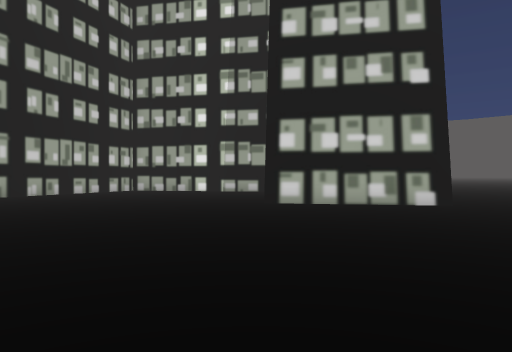
view 1 (above)

20 first-person views from a walk through a scene from a Unity 3-D project. The camera is 1.3 m above the floor, looks level and sees 70° across. The floor is counted in squares, 2 m on a side. Each view is taken from the middle of a square. On the plan, view 1 faces up. The plan holds only what a view shows up to about 11 squares ahead; the rest is blank. The place goes on beyond the plan.

view 2
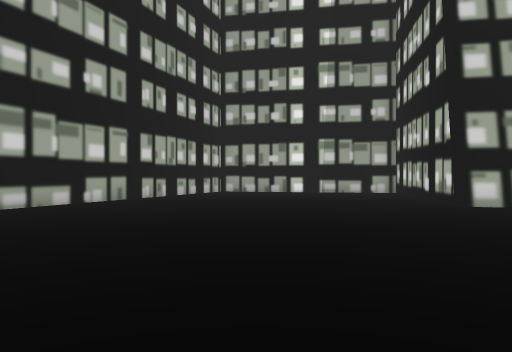

view 3
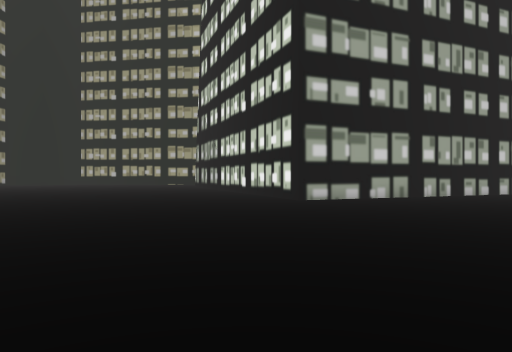

view 4
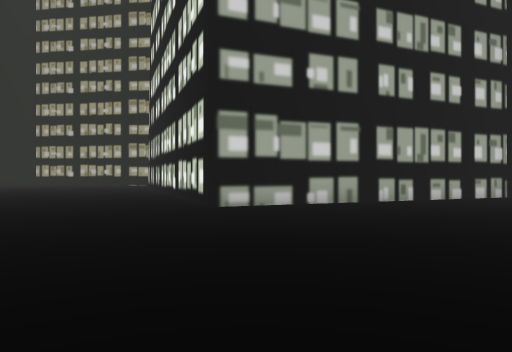

view 5
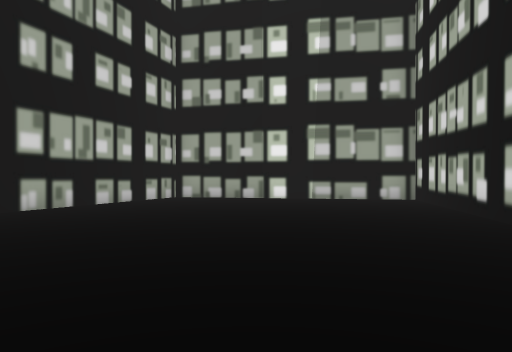

view 6
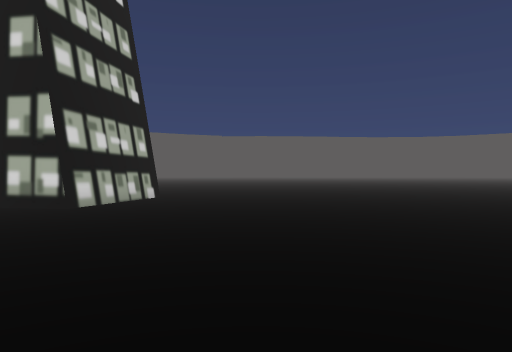

view 7
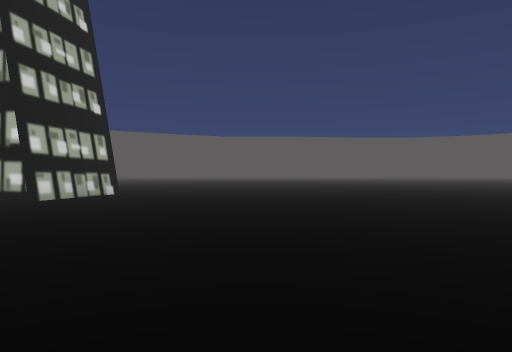

view 8
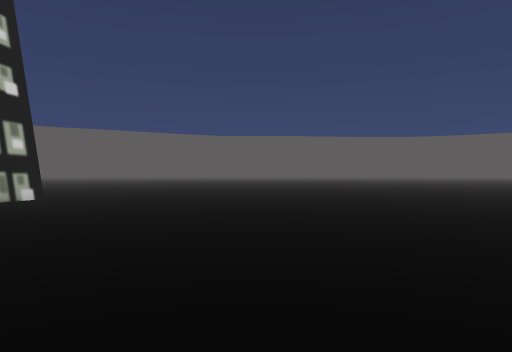

view 9
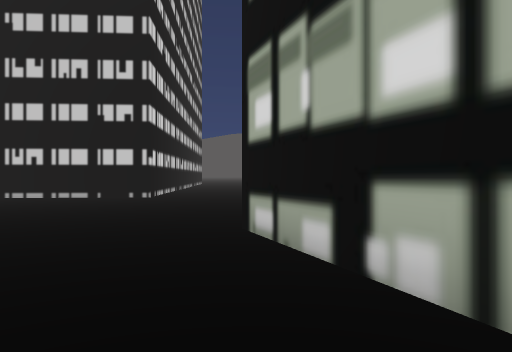

view 10
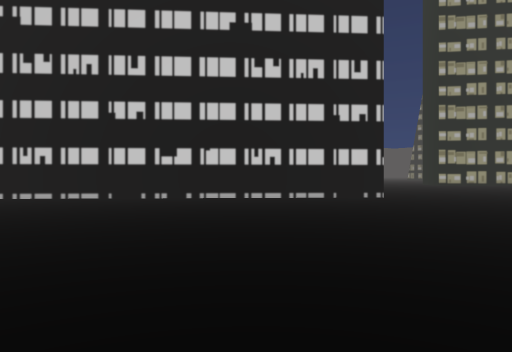

view 11
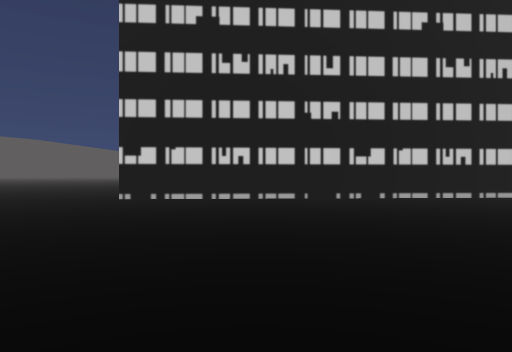

view 12
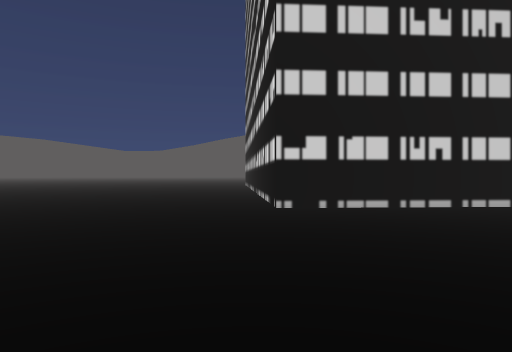

view 13
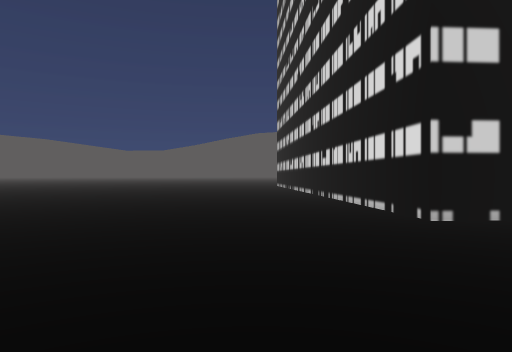

view 14
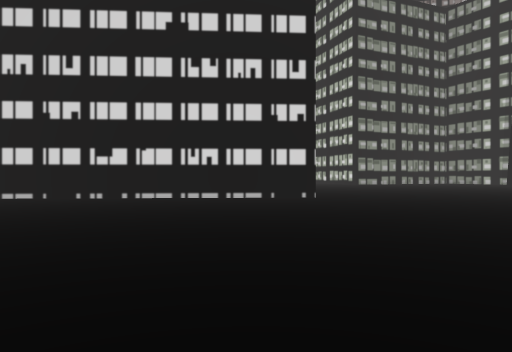

view 15
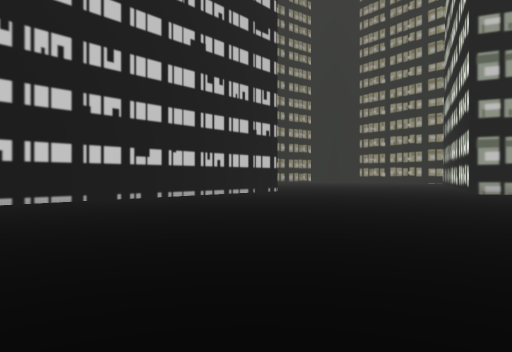

view 16
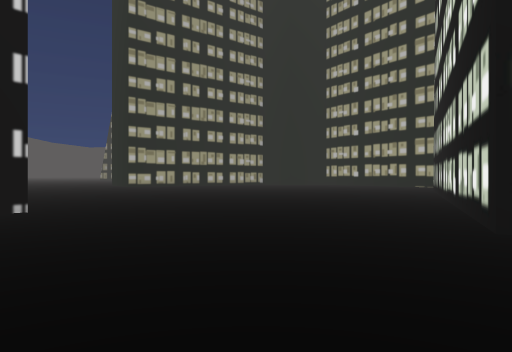

view 17
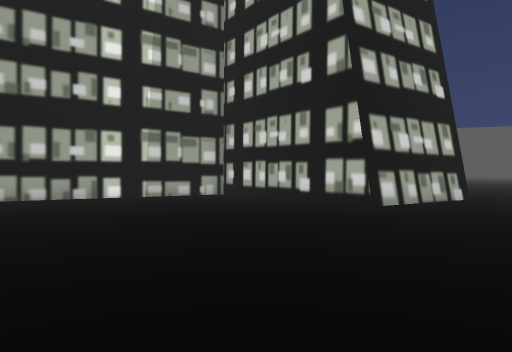

view 18
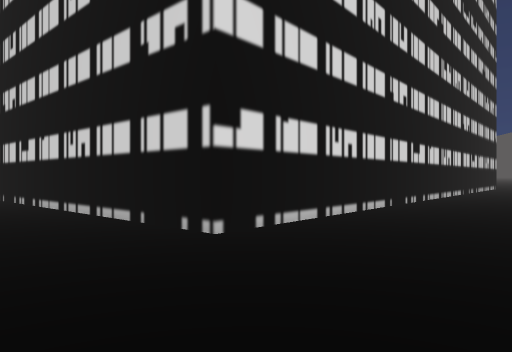

view 19
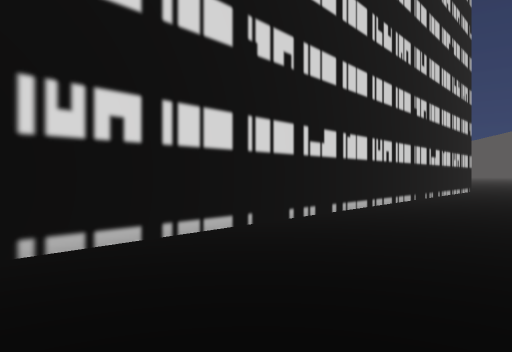

view 20
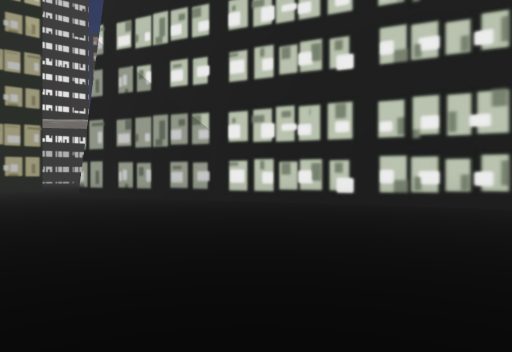

### Floor plan
Key: @ floor where view 1 was taken; # wall or solid block; . floor; B building.
Columns run from 20 left of view 1 to 5 right of it. Each row starts with its distance up from view 1.
 16               #BBBBBB
 15              ##......B
 14              #.......B
 13             ##.......B
 12 .###        #........B
 11 ...###      #........B
 10 .....####  ##........B
  9 ........####.........BBBB.
  8 ..........##............B.
  7  .........................
  6  .........................
  5   ........................
  4    .......................
  3    .......................
  2     ......................
  1     ......................
  0    .....##..........@.....
 -1    ....####...............
 -2   ....##  ###.............
 -3  ....##     ##............
 -4  ...##       ##...........
 -5 ...##         ##..........
 -6 ...#           ##........
 -7 ..##            ##......
 -8 .##              ##.....
 -9 ##              ##.......
-10                 #........
-11                ##........
-12               ##.........
-13              ##..........
-14             ##...........
-15             #............
-16                  .......
-17                     ...  .

Positions as (right, up) in squares from view 1, and headings:
1: (0, 0), facing up
2: (-4, 1), facing up
3: (-3, 0), facing up-left
4: (-3, 3), facing up-left
5: (-3, 5), facing up
6: (-7, 5), facing right
7: (-9, 3), facing right
8: (-6, 2), facing right
9: (-6, 11), facing down-left
10: (-1, 6), facing down-left
11: (3, 2), facing down-left
12: (4, -3), facing down-left
13: (4, -6), facing down-left
14: (5, -17), facing up-left
15: (4, 0), facing left
16: (-5, 5), facing left
17: (-7, 5), facing up-right
18: (-12, 5), facing down
19: (-15, 2), facing down
20: (-15, 1), facing up
